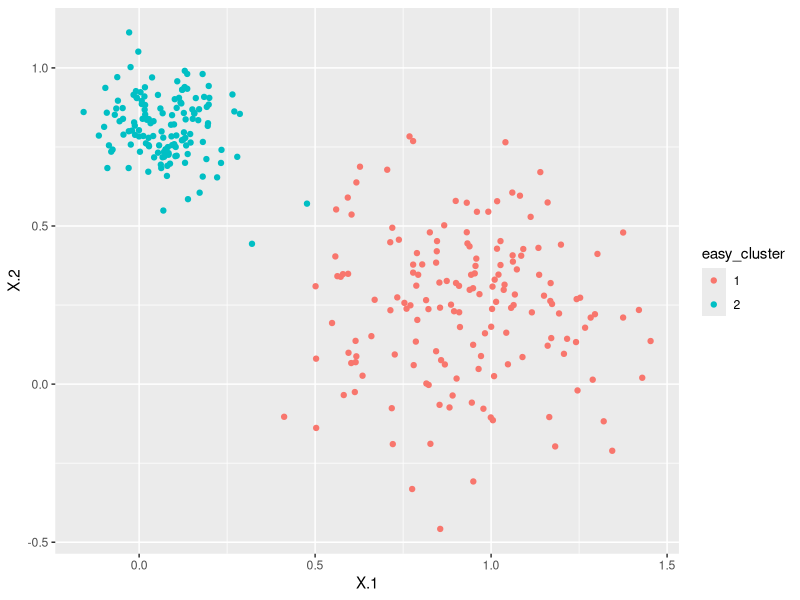
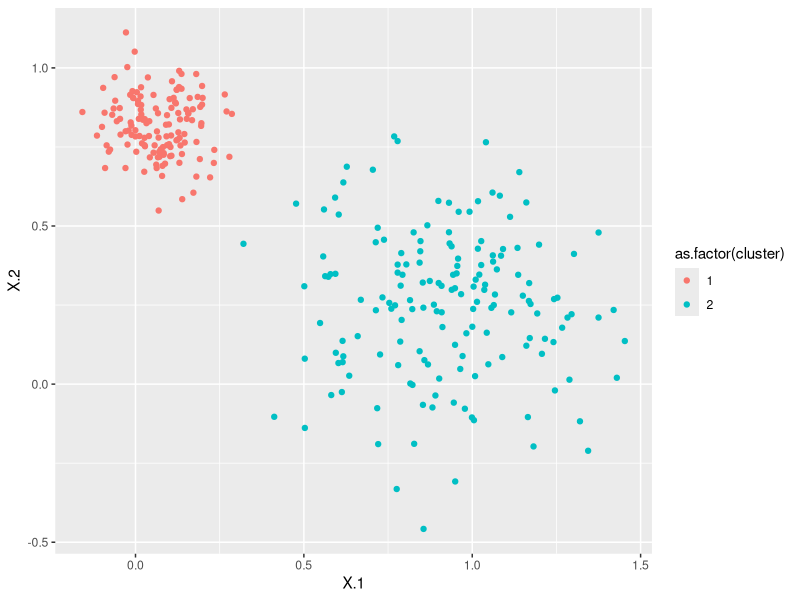

R code for these plots, in order: (Note: this script raises an error after producing the figures.)
library(ggplot2)
set.seed(1)

d <- function(x1, x2){
  return(sum((x1-x2)^2))
}

clustering <- function(data, k) {
  N       <- nrow(data)
  MAX     <- 100
  e       <- 10^-8
  centroids.origin  <- data[sample(1:N, k, replace = FALSE), ]
  dist    <- 100
  iter    <- 0
  centroids.new     <- matrix(0, k, ncol(data))
  cluster <- rep(0, N)
  
  while(dist > e & iter <= MAX){
    # calculate cluster
    for (i in 1:N){
      cluster[i] <- which.min(apply(centroids.origin, 1, function(x) d(x, data[i,])))
    }
    # calculate new centroids
    for (i in 1:k){
      centroids.new[i,] <- apply(data[cluster == i, ], 2, mean)
    }
    dist = d(centroids.origin[1,], centroids.new[1,]) + d(centroids.origin[2,], centroids.new[2,])
    print(dist)
    iter <- iter + 1
    centroids.origin <- centroids.new
  }
  return(cluster)
}

SSE <- function(cluster) {
  center <- apply(cluster, 2, mean)
  dists <- apply(cluster, 2, function(x) {d(x, center)})
  sse <- sum(dists)
}

SSB <- function(data, clusterList, nCluster) {
  center <- apply(data, 2, mean)
  centroid <- matrix(0, nCluster, ncol(data))
  size <- integer(nCluster)
  dist <- integer(nCluster)
  for(i in 1:nCluster) {
    centroid[i,] <- apply(data[which(clusterList == i), ], 2, mean)
  }
  for(i in 1:nCluster) {
    dist[i] <- nrow(data[which(clusterList == i), ]) * d(centroid[i, ], center)
  }
  
  return (sum(dist))
}
easy <- read.csv("TwoDimEasy.csv", head = TRUE)
hard <- read.csv("TwoDimHard.csv", head = TRUE)
wine <- read.csv("wine.csv", header = TRUE)
wine.std <- scale(wine[,2:12])
easy_cluster <- clustering(easy[,2:3], 2)
hard_cluster <- clustering(hard[,2:3], 4)
cluster.wine <- clustering(wine.std, 6)
table(easy$cluster, easy_cluster)
table(hard$cluster, hard_cluster)
plot.data = list()
plot.data[1] = easy["X.1"]
plot.data[2] = easy["X.2"]
plot.data[3] = as.list(t(easy_cluster))
easy_cluster = as.factor(easy_cluster)
ggplot(easy, aes(X.1, X.2, color = easy_cluster)) + geom_point()
ggplot(easy, aes(X.1, X.2, color = as.factor(cluster))) + geom_point()
ggplot(easy, aes(X.1, X.2, color = (cluster == easy_cluster), shape = cluster)) + geom_point()




